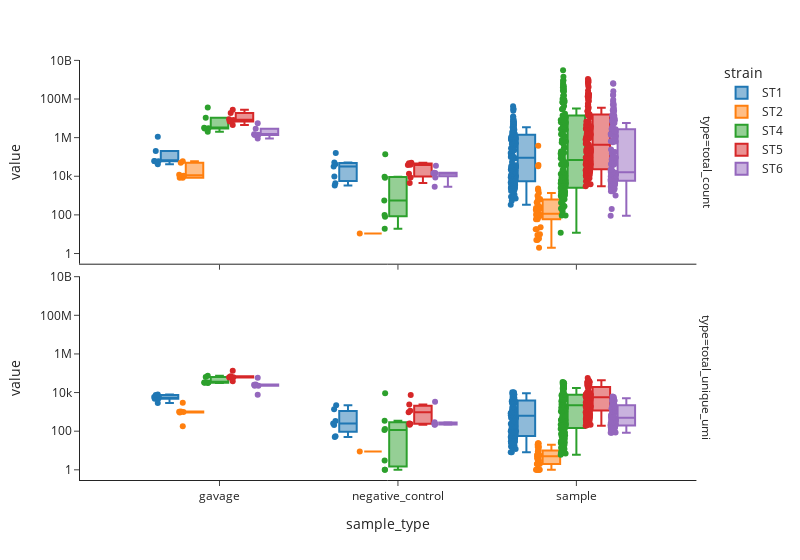

Here is the notebook cell this chart was saved with:
### Code cell
df_gavage_strains = df_gavage_stack.groupby(['sample_type', 'sample', 'strain']).agg(**agg_dict)

df_gavage_strains = df_gavage_strains.reset_index()
df_gavage_strains = df_gavage_strains.set_index(['sample_type', 'sample','strain']).stack()
df_gavage_strains = df_gavage_strains.reset_index()
display(df_gavage_strains)
df_gavage_strains = df_gavage_strains.rename(columns = {'level_3':'type', 0:'value'})
df_gavage_strains

fig = px.box(df_gavage_strains,
             x = 'sample_type',
             y = 'value',
             color = 'strain',
             facet_row='type',
             hover_data = ['sample'],
             template = 'simple_white',
             points = 'all',
             log_y = True,
             width = 800
             )
#for i, facet in fig.facets

fig.show()

### Figure 1 — Plotly figure (JSON) as saved in the notebook; plotly's stock layout.template omitted (floating-point values rounded to 4 significant figures; data arrays with more than 128 entries replaced by an {"elided": "..."} marker saying what was removed)
{"data": [{"alignmentgroup": "True", "boxpoints": "all", "customdata": {"elided": "143x1 str values"}, "hovertemplate": "strain=ST1<br>type=total_count<br>sample_type=%{x}<br>value=%{y}<br>sample=%{customdata[0]}<extra></extra>", "legendgroup": "ST1", "marker": {"color": "#1F77B4"}, "name": "ST1", "notched": false, "offsetgroup": "ST1", "orientation": "v", "showlegend": true, "type": "box", "x": {"elided": "143 str values"}, "x0": " ", "xaxis": "x2", "y": {"elided": "143 float values"}, "y0": " ", "yaxis": "y2"}, {"alignmentgroup": "True", "boxpoints": "all", "customdata": {"elided": "143x1 str values"}, "hovertemplate": "strain=ST1<br>type=total_unique_umi<br>sample_type=%{x}<br>value=%{y}<br>sample=%{customdata[0]}<extra></extra>", "legendgroup": "ST1", "marker": {"color": "#1F77B4"}, "name": "ST1", "notched": false, "offsetgroup": "ST1", "orientation": "v", "showlegend": false, "type": "box", "x": {"elided": "143 str values"}, "x0": " ", "xaxis": "x", "y": {"elided": "143 float values"}, "y0": " ", "yaxis": "y"}, {"alignmentgroup": "True", "boxpoints": "all", "customdata": [["P4C2T4_s81-B3_Gavage-DNA"], ["P4C2T4_s81-B8_Gavage-DNA"], ["P4C2T4_s82-A10_Gavage-DNA"], ["P4C2T4_s82-A5_Gavage-DNA"], ["P4C2T5_s121-F8_Gavage-DNA"], ["P4C2T5_s122-G8_Gavage-DNA"], ["NTC_F3_NTC"], ["P4C2T4_s17-H6_stool-DNA"], ["P4C2T4_s19-B2_stool-DNA"], ["P4C2T4_s19-B7_stool-DNA"], ["P4C2T4_s35-A3_SI-DNA"], ["P4C2T4_s35-A8_SI-DNA"], ["P4C2T4_s49-H3_Cecum-DNA"], ["P4C2T4_s49-H8_Cecum-DNA"], ["P4C2T4_s51-A4_Cecum-DNA"], ["P4C2T4_s51-A9_Cecum-DNA"], ["P4C2T5_s101-D7_Pr.-Colon-DNA"], ["P4C2T5_s105-F7_Pr.-Colon-DNA"], ["P4C2T5_s107-G7_Pr.-Colon-DNA"], ["P4C2T5_s11-F1_stool-DNA"], ["P4C2T5_s111-A8_Pr.-Colon-DNA"], ["P4C2T5_s113-B8_Pr.-Colon-DNA"], ["P4C2T5_s117-D8_Pr.-Colon-DNA"], ["P4C2T5_s119-E8_Pr.-Colon-DNA"], ["P4C2T5_s13-G1_stool-DNA"], ["P4C2T5_s17-A2_stool-DNA"], ["P4C2T5_s19-B2_stool-DNA"], ["P4C2T5_s23-D2_stool-DNA"], ["P4C2T5_s25-E2_stool-DNA"], ["P4C2T5_s27-F2_stool-DNA"], ["P4C2T5_s29-G2_stool-DNA"], ["P4C2T5_s31-H2_stool-DNA"], ["P4C2T5_s33-A3_stool-DNA"], ["P4C2T5_s39-D3_stool-DNA"], ["P4C2T5_s47-A4_stool-DNA"], ["P4C2T5_s53-D4_SI-DNA"], ["P4C2T5_s57-F4_SI-DNA"], ["P4C2T5_s59-G4_SI-DNA"], ["P4C2T5_s7-D1_stool-DNA"], ["P4C2T5_s79-A6_Cecum-DNA"], ["P4C2T5_s81-B6_Cecum-DNA"], ["P4C2T5_s83-C6_Cecum-DNA"], ["P4C2T5_s85-D6_Cecum-DNA"], ["P4C2T5_s87-E6_Cecum-DNA"], ["P4C2T5_s89-F6_Cecum-DNA"], ["P4C2T5_s91-G6_Cecum-DNA"], ["P4C2T5_s97-B7_Pr.-Colon-DNA"]], "hovertemplate": "strain=ST2<br>type=total_count<br>sample_type=%{x}<br>value=%{y}<br>sample=%{customdata[0]}<extra></extra>", "legendgroup": "ST2", "marker": {"color": "#FF7F0E"}, "name": "ST2", "notched": false, "offsetgroup": "ST2", "orientation": "v", "showlegend": true, "type": "box", "x": ["gavage", "gavage", "gavage", "gavage", "gavage", "gavage", "negative_control", "sample", "sample", "sample", "sample", "sample", "sample", "sample", "sample", "sample", "sample", "sample", "sample", "sample", "sample", "sample", "sample", "sample", "sample", "sample", "sample", "sample", "sample", "sample", "sample", "sample", "sample", "sample", "sample", "sample", "sample", "sample", "sample", "sample", "sample", "sample", "sample", "sample", "sample", "sample", "sample"], "x0": " ", "xaxis": "x2", "y": [12080.0, 8427.0, 8378.0, 10780.0, 60530.0, 49580.0, 11.0, 5.0, 102.0, 140.0, 90.0, 105.0, 84.0, 120.0, 60.0, 84.0, 203.0, 1900.0, 642.0, 10.0, 2000.0, 279.0, 2326.0, 5.0, 370.0, 6.0, 32560.0, 106.0, 60.0, 9.0, 38090.0, 108.0, 67.0, 975.0, 23.0, 2.0, 230.0, 454.0, 18.0, 77.0, 250.0, 18.0, 614.0, 667.0, 1375.0, 379800.0, 182.0], "y0": " ", "yaxis": "y2"}, {"alignmentgroup": "True", "boxpoints": "all", "customdata": [["P4C2T4_s81-B3_Gavage-DNA"], ["P4C2T4_s81-B8_Gavage-DNA"], ["P4C2T4_s82-A10_Gavage-DNA"], ["P4C2T4_s82-A5_Gavage-DNA"], ["P4C2T5_s121-F8_Gavage-DNA"], ["P4C2T5_s122-G8_Gavage-DNA"], ["NTC_F3_NTC"], ["P4C2T4_s17-H6_stool-DNA"], ["P4C2T4_s19-B2_stool-DNA"], ["P4C2T4_s19-B7_stool-DNA"], ["P4C2T4_s35-A3_SI-DNA"], ["P4C2T4_s35-A8_SI-DNA"], ["P4C2T4_s49-H3_Cecum-DNA"], ["P4C2T4_s49-H8_Cecum-DNA"], ["P4C2T4_s51-A4_Cecum-DNA"], ["P4C2T4_s51-A9_Cecum-DNA"], ["P4C2T5_s101-D7_Pr.-Colon-DNA"], ["P4C2T5_s105-F7_Pr.-Colon-DNA"], ["P4C2T5_s107-G7_Pr.-Colon-DNA"], ["P4C2T5_s11-F1_stool-DNA"], ["P4C2T5_s111-A8_Pr.-Colon-DNA"], ["P4C2T5_s113-B8_Pr.-Colon-DNA"], ["P4C2T5_s117-D8_Pr.-Colon-DNA"], ["P4C2T5_s119-E8_Pr.-Colon-DNA"], ["P4C2T5_s13-G1_stool-DNA"], ["P4C2T5_s17-A2_stool-DNA"], ["P4C2T5_s19-B2_stool-DNA"], ["P4C2T5_s23-D2_stool-DNA"], ["P4C2T5_s25-E2_stool-DNA"], ["P4C2T5_s27-F2_stool-DNA"], ["P4C2T5_s29-G2_stool-DNA"], ["P4C2T5_s31-H2_stool-DNA"], ["P4C2T5_s33-A3_stool-DNA"], ["P4C2T5_s39-D3_stool-DNA"], ["P4C2T5_s47-A4_stool-DNA"], ["P4C2T5_s53-D4_SI-DNA"], ["P4C2T5_s57-F4_SI-DNA"], ["P4C2T5_s59-G4_SI-DNA"], ["P4C2T5_s7-D1_stool-DNA"], ["P4C2T5_s79-A6_Cecum-DNA"], ["P4C2T5_s81-B6_Cecum-DNA"], ["P4C2T5_s83-C6_Cecum-DNA"], ["P4C2T5_s85-D6_Cecum-DNA"], ["P4C2T5_s87-E6_Cecum-DNA"], ["P4C2T5_s89-F6_Cecum-DNA"], ["P4C2T5_s91-G6_Cecum-DNA"], ["P4C2T5_s97-B7_Pr.-Colon-DNA"]], "hovertemplate": "strain=ST2<br>type=total_unique_umi<br>sample_type=%{x}<br>value=%{y}<br>sample=%{customdata[0]}<extra></extra>", "legendgroup": "ST2", "marker": {"color": "#FF7F0E"}, "name": "ST2", "notched": false, "offsetgroup": "ST2", "orientation": "v", "showlegend": false, "type": "box", "x": ["gavage", "gavage", "gavage", "gavage", "gavage", "gavage", "negative_control", "sample", "sample", "sample", "sample", "sample", "sample", "sample", "sample", "sample", "sample", "sample", "sample", "sample", "sample", "sample", "sample", "sample", "sample", "sample", "sample", "sample", "sample", "sample", "sample", "sample", "sample", "sample", "sample", "sample", "sample", "sample", "sample", "sample", "sample", "sample", "sample", "sample", "sample", "sample", "sample"], "x0": " ", "xaxis": "x", "y": [975.0, 942.0, 1032.0, 1025.0, 2941.0, 181.0, 9.0, 1.0, 3.0, 5.0, 6.0, 5.0, 6.0, 6.0, 3.0, 4.0, 2.0, 14.0, 5.0, 10.0, 24.0, 23.0, 19.0, 5.0, 4.0, 2.0, 2.0, 17.0, 3.0, 9.0, 6.0, 3.0, 1.0, 15.0, 1.0, 2.0, 10.0, 6.0, 16.0, 1.0, 1.0, 1.0, 20.0, 1.0, 23.0, 9.0, 2.0], "y0": " ", "yaxis": "y"}, {"alignmentgroup": "True", "boxpoints": "all", "customdata": {"elided": "143x1 str values"}, "hovertemplate": "strain=ST4<br>type=total_count<br>sample_type=%{x}<br>value=%{y}<br>sample=%{customdata[0]}<extra></extra>", "legendgroup": "ST4", "marker": {"color": "#2CA02C"}, "name": "ST4", "notched": false, "offsetgroup": "ST4", "orientation": "v", "showlegend": true, "type": "box", "x": {"elided": "143 str values"}, "x0": " ", "xaxis": "x2", "y": {"elided": "143 float values"}, "y0": " ", "yaxis": "y2"}, {"alignmentgroup": "True", "boxpoints": "all", "customdata": {"elided": "143x1 str values"}, "hovertemplate": "strain=ST4<br>type=total_unique_umi<br>sample_type=%{x}<br>value=%{y}<br>sample=%{customdata[0]}<extra></extra>", "legendgroup": "ST4", "marker": {"color": "#2CA02C"}, "name": "ST4", "notched": false, "offsetgroup": "ST4", "orientation": "v", "showlegend": false, "type": "box", "x": {"elided": "143 str values"}, "x0": " ", "xaxis": "x", "y": {"elided": "143 float values"}, "y0": " ", "yaxis": "y"}, {"alignmentgroup": "True", "boxpoints": "all", "customdata": {"elided": "143x1 str values"}, "hovertemplate": "strain=ST5<br>type=total_count<br>sample_type=%{x}<br>value=%{y}<br>sample=%{customdata[0]}<extra></extra>", "legendgroup": "ST5", "marker": {"color": "#D62728"}, "name": "ST5", "notched": false, "offsetgroup": "ST5", "orientation": "v", "showlegend": true, "type": "box", "x": {"elided": "143 str values"}, "x0": " ", "xaxis": "x2", "y": {"elided": "143 float values"}, "y0": " ", "yaxis": "y2"}, {"alignmentgroup": "True", "boxpoints": "all", "customdata": {"elided": "143x1 str values"}, "hovertemplate": "strain=ST5<br>type=total_unique_umi<br>sample_type=%{x}<br>value=%{y}<br>sample=%{customdata[0]}<extra></extra>", "legendgroup": "ST5", "marker": {"color": "#D62728"}, "name": "ST5", "notched": false, "offsetgroup": "ST5", "orientation": "v", "showlegend": false, "type": "box", "x": {"elided": "143 str values"}, "x0": " ", "xaxis": "x", "y": {"elided": "143 float values"}, "y0": " ", "yaxis": "y"}, {"alignmentgroup": "True", "boxpoints": "all", "customdata": {"elided": "143x1 str values"}, "hovertemplate": "strain=ST6<br>type=total_count<br>sample_type=%{x}<br>value=%{y}<br>sample=%{customdata[0]}<extra></extra>", "legendgroup": "ST6", "marker": {"color": "#9467BD"}, "name": "ST6", "notched": false, "offsetgroup": "ST6", "orientation": "v", "showlegend": true, "type": "box", "x": {"elided": "143 str values"}, "x0": " ", "xaxis": "x2", "y": {"elided": "143 float values"}, "y0": " ", "yaxis": "y2"}, {"alignmentgroup": "True", "boxpoints": "all", "customdata": {"elided": "143x1 str values"}, "hovertemplate": "strain=ST6<br>type=total_unique_umi<br>sample_type=%{x}<br>value=%{y}<br>sample=%{customdata[0]}<extra></extra>", "legendgroup": "ST6", "marker": {"color": "#9467BD"}, "name": "ST6", "notched": false, "offsetgroup": "ST6", "orientation": "v", "showlegend": false, "type": "box", "x": {"elided": "143 str values"}, "x0": " ", "xaxis": "x", "y": {"elided": "143 float values"}, "y0": " ", "yaxis": "y"}], "layout": {"annotations": [{"font": {}, "showarrow": false, "text": "type=total_unique_umi", "textangle": 90, "x": 0.98, "xanchor": "left", "xref": "paper", "y": 0.2425, "yanchor": "middle", "yref": "paper"}, {"font": {}, "showarrow": false, "text": "type=total_count", "textangle": 90, "x": 0.98, "xanchor": "left", "xref": "paper", "y": 0.7575, "yanchor": "middle", "yref": "paper"}], "boxmode": "group", "legend": {"title": {"text": "strain"}, "tracegroupgap": 0}, "margin": {"t": 60}, "width": 800, "xaxis": {"anchor": "y", "domain": [0, 0.98], "title": {"text": "sample_type"}}, "xaxis2": {"anchor": "y2", "domain": [0, 0.98], "matches": "x", "showticklabels": false}, "yaxis": {"anchor": "x", "domain": [0, 0.485], "title": {"text": "value"}, "type": "log"}, "yaxis2": {"anchor": "x2", "domain": [0.515, 1], "matches": "y", "title": {"text": "value"}, "type": "log"}}}
